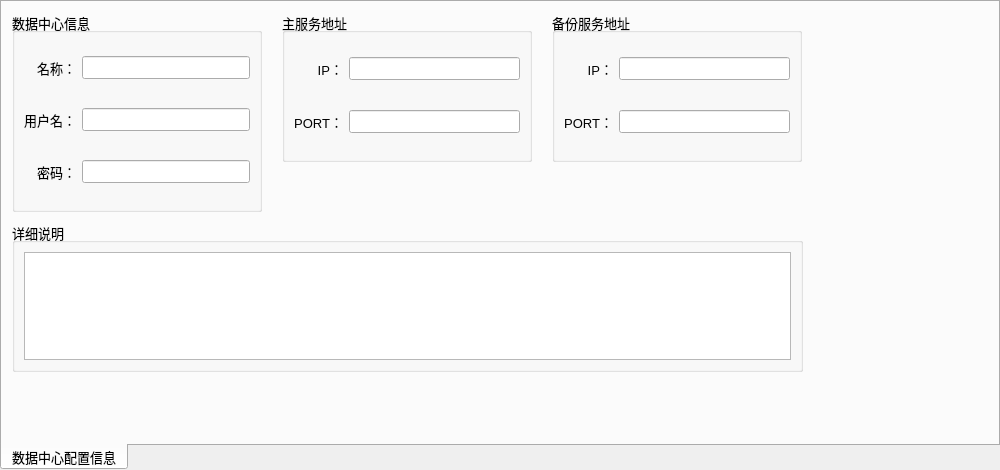
<?xml version="1.0" encoding="UTF-8"?>
<ui version="4.0">
 <class>DataCenterWidget</class>
 <widget class="QTabWidget" name="DataCenterWidget">
  <property name="geometry">
   <rect>
    <x>0</x>
    <y>0</y>
    <width>1000</width>
    <height>470</height>
   </rect>
  </property>
  <property name="font">
   <font>
    <pointsize>10</pointsize>
   </font>
  </property>
  <property name="windowTitle">
   <string>TabWidget</string>
  </property>
  <property name="tabPosition">
   <enum>QTabWidget::South</enum>
  </property>
  <widget class="QWidget" name="tab">
   <attribute name="title">
    <string>数据中心配置信息</string>
   </attribute>
   <widget class="QGroupBox" name="verticalGroupBox">
    <property name="geometry">
     <rect>
      <x>10</x>
      <y>220</y>
      <width>791</width>
      <height>150</height>
     </rect>
    </property>
    <property name="title">
     <string>详细说明</string>
    </property>
    <layout class="QVBoxLayout" name="verticalLayout_3">
     <item>
      <widget class="QTextEdit" name="centerDetailEdit">
       <property name="readOnly">
        <bool>true</bool>
       </property>
      </widget>
     </item>
    </layout>
   </widget>
   <widget class="QGroupBox" name="groupBox">
    <property name="geometry">
     <rect>
      <x>10</x>
      <y>10</y>
      <width>250</width>
      <height>200</height>
     </rect>
    </property>
    <property name="title">
     <string>数据中心信息</string>
    </property>
    <layout class="QGridLayout" name="gridLayout">
     <property name="topMargin">
      <number>0</number>
     </property>
     <property name="bottomMargin">
      <number>0</number>
     </property>
     <item row="2" column="1">
      <widget class="QLineEdit" name="passwordEdit">
       <property name="echoMode">
        <enum>QLineEdit::Password</enum>
       </property>
       <property name="readOnly">
        <bool>true</bool>
       </property>
      </widget>
     </item>
     <item row="2" column="0">
      <widget class="QLabel" name="label_2">
       <property name="text">
        <string>密码：</string>
       </property>
       <property name="alignment">
        <set>Qt::AlignRight|Qt::AlignTrailing|Qt::AlignVCenter</set>
       </property>
      </widget>
     </item>
     <item row="0" column="0">
      <widget class="QLabel" name="label_3">
       <property name="text">
        <string>名称：</string>
       </property>
       <property name="alignment">
        <set>Qt::AlignRight|Qt::AlignTrailing|Qt::AlignVCenter</set>
       </property>
      </widget>
     </item>
     <item row="0" column="1">
      <widget class="QLineEdit" name="centerNameEdit">
       <property name="readOnly">
        <bool>true</bool>
       </property>
      </widget>
     </item>
     <item row="1" column="0">
      <widget class="QLabel" name="label">
       <property name="text">
        <string>用户名：</string>
       </property>
       <property name="alignment">
        <set>Qt::AlignRight|Qt::AlignTrailing|Qt::AlignVCenter</set>
       </property>
      </widget>
     </item>
     <item row="1" column="1">
      <widget class="QLineEdit" name="usernameEdit">
       <property name="readOnly">
        <bool>true</bool>
       </property>
      </widget>
     </item>
    </layout>
   </widget>
   <widget class="QGroupBox" name="groupBox_2">
    <property name="geometry">
     <rect>
      <x>280</x>
      <y>10</y>
      <width>250</width>
      <height>150</height>
     </rect>
    </property>
    <property name="title">
     <string>主服务地址</string>
    </property>
    <layout class="QGridLayout" name="gridLayout_2">
     <property name="topMargin">
      <number>0</number>
     </property>
     <property name="bottomMargin">
      <number>0</number>
     </property>
     <item row="0" column="1">
      <widget class="QLineEdit" name="masterIPEdit">
       <property name="readOnly">
        <bool>true</bool>
       </property>
      </widget>
     </item>
     <item row="0" column="0">
      <widget class="QLabel" name="label_4">
       <property name="text">
        <string>IP：</string>
       </property>
       <property name="alignment">
        <set>Qt::AlignRight|Qt::AlignTrailing|Qt::AlignVCenter</set>
       </property>
      </widget>
     </item>
     <item row="1" column="0">
      <widget class="QLabel" name="label_5">
       <property name="text">
        <string>PORT：</string>
       </property>
       <property name="alignment">
        <set>Qt::AlignRight|Qt::AlignTrailing|Qt::AlignVCenter</set>
       </property>
      </widget>
     </item>
     <item row="1" column="1">
      <widget class="QLineEdit" name="masterPortEdit">
       <property name="readOnly">
        <bool>true</bool>
       </property>
      </widget>
     </item>
    </layout>
   </widget>
   <widget class="QGroupBox" name="groupBox_3">
    <property name="geometry">
     <rect>
      <x>550</x>
      <y>10</y>
      <width>250</width>
      <height>150</height>
     </rect>
    </property>
    <property name="title">
     <string>备份服务地址</string>
    </property>
    <layout class="QGridLayout" name="gridLayout_3">
     <property name="topMargin">
      <number>0</number>
     </property>
     <property name="bottomMargin">
      <number>0</number>
     </property>
     <item row="0" column="1">
      <widget class="QLineEdit" name="slaveIPEdit">
       <property name="readOnly">
        <bool>true</bool>
       </property>
      </widget>
     </item>
     <item row="0" column="0">
      <widget class="QLabel" name="label_6">
       <property name="text">
        <string>IP：</string>
       </property>
       <property name="alignment">
        <set>Qt::AlignRight|Qt::AlignTrailing|Qt::AlignVCenter</set>
       </property>
      </widget>
     </item>
     <item row="1" column="0">
      <widget class="QLabel" name="label_7">
       <property name="text">
        <string>PORT：</string>
       </property>
       <property name="alignment">
        <set>Qt::AlignRight|Qt::AlignTrailing|Qt::AlignVCenter</set>
       </property>
      </widget>
     </item>
     <item row="1" column="1">
      <widget class="QLineEdit" name="slavePortEdit">
       <property name="readOnly">
        <bool>true</bool>
       </property>
      </widget>
     </item>
    </layout>
   </widget>
  </widget>
 </widget>
 <resources/>
 <connections/>
</ui>
